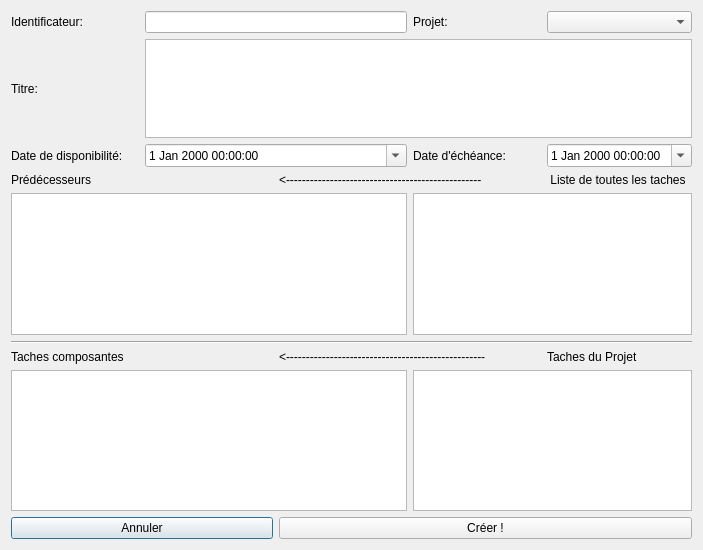
<?xml version="1.0" encoding="UTF-8"?>
<ui version="4.0">
 <class>ajouterTacheComposite</class>
 <widget class="QDialog" name="ajouterTacheComposite">
  <property name="geometry">
   <rect>
    <x>0</x>
    <y>0</y>
    <width>703</width>
    <height>550</height>
   </rect>
  </property>
  <property name="windowTitle">
   <string>Dialog</string>
  </property>
  <layout class="QGridLayout" name="gridLayout">
   <item row="6" column="0" colspan="5">
    <widget class="Line" name="line">
     <property name="orientation">
      <enum>Qt::Horizontal</enum>
     </property>
    </widget>
   </item>
   <item row="7" column="4">
    <widget class="QLabel" name="label_9">
     <property name="text">
      <string>Taches du Projet</string>
     </property>
    </widget>
   </item>
   <item row="0" column="0">
    <widget class="QLabel" name="label">
     <property name="text">
      <string>Identificateur:</string>
     </property>
    </widget>
   </item>
   <item row="1" column="0">
    <widget class="QLabel" name="label_2">
     <property name="text">
      <string>Titre:</string>
     </property>
    </widget>
   </item>
   <item row="2" column="0">
    <widget class="QLabel" name="label_3">
     <property name="text">
      <string>Date de disponibilité:</string>
     </property>
    </widget>
   </item>
   <item row="9" column="0" colspan="2">
    <widget class="QPushButton" name="annuler">
     <property name="text">
      <string>Annuler</string>
     </property>
    </widget>
   </item>
   <item row="8" column="0" colspan="3">
    <widget class="QListWidget" name="composants">
     <property name="editTriggers">
      <set>QAbstractItemView::NoEditTriggers</set>
     </property>
     <property name="dragEnabled">
      <bool>true</bool>
     </property>
     <property name="dragDropOverwriteMode">
      <bool>true</bool>
     </property>
     <property name="dragDropMode">
      <enum>QAbstractItemView::DragDrop</enum>
     </property>
     <property name="defaultDropAction">
      <enum>Qt::MoveAction</enum>
     </property>
     <property name="alternatingRowColors">
      <bool>true</bool>
     </property>
    </widget>
   </item>
   <item row="9" column="2" colspan="3">
    <widget class="QPushButton" name="pushButton">
     <property name="text">
      <string>Créer !</string>
     </property>
    </widget>
   </item>
   <item row="0" column="4">
    <widget class="QComboBox" name="projet"/>
   </item>
   <item row="0" column="1" colspan="2">
    <widget class="QLineEdit" name="identificateur"/>
   </item>
   <item row="1" column="1" colspan="4">
    <widget class="QTextEdit" name="titre">
     <property name="maximumSize">
      <size>
       <width>16777215</width>
       <height>150</height>
      </size>
     </property>
     <property name="autoFillBackground">
      <bool>false</bool>
     </property>
    </widget>
   </item>
   <item row="2" column="1" colspan="2">
    <widget class="QDateTimeEdit" name="dispo">
     <property name="calendarPopup">
      <bool>true</bool>
     </property>
    </widget>
   </item>
   <item row="2" column="3">
    <widget class="QLabel" name="labelech">
     <property name="text">
      <string>Date d'échéance:</string>
     </property>
    </widget>
   </item>
   <item row="0" column="3">
    <widget class="QLabel" name="label_6">
     <property name="text">
      <string>Projet:</string>
     </property>
    </widget>
   </item>
   <item row="2" column="4">
    <widget class="QDateTimeEdit" name="echeance">
     <property name="calendarPopup">
      <bool>true</bool>
     </property>
    </widget>
   </item>
   <item row="7" column="0">
    <widget class="QLabel" name="label_5">
     <property name="text">
      <string>Taches composantes</string>
     </property>
    </widget>
   </item>
   <item row="3" column="0" colspan="2">
    <widget class="QLabel" name="label_7">
     <property name="text">
      <string>Prédécesseurs</string>
     </property>
    </widget>
   </item>
   <item row="7" column="2" colspan="2">
    <widget class="QLabel" name="label_10">
     <property name="text">
      <string>&lt;--------------------------------------------------</string>
     </property>
    </widget>
   </item>
   <item row="8" column="3" colspan="2">
    <widget class="QListWidget" name="liste_taches_projet">
     <property name="editTriggers">
      <set>QAbstractItemView::NoEditTriggers</set>
     </property>
     <property name="dragEnabled">
      <bool>true</bool>
     </property>
     <property name="dragDropOverwriteMode">
      <bool>true</bool>
     </property>
     <property name="dragDropMode">
      <enum>QAbstractItemView::DragDrop</enum>
     </property>
     <property name="defaultDropAction">
      <enum>Qt::MoveAction</enum>
     </property>
     <property name="alternatingRowColors">
      <bool>true</bool>
     </property>
    </widget>
   </item>
   <item row="5" column="3" colspan="2">
    <widget class="QListWidget" name="liste">
     <property name="editTriggers">
      <set>QAbstractItemView::NoEditTriggers</set>
     </property>
     <property name="dragEnabled">
      <bool>true</bool>
     </property>
     <property name="dragDropOverwriteMode">
      <bool>true</bool>
     </property>
     <property name="dragDropMode">
      <enum>QAbstractItemView::DragDrop</enum>
     </property>
     <property name="defaultDropAction">
      <enum>Qt::MoveAction</enum>
     </property>
     <property name="alternatingRowColors">
      <bool>true</bool>
     </property>
     <property name="sortingEnabled">
      <bool>true</bool>
     </property>
    </widget>
   </item>
   <item row="5" column="0" colspan="3">
    <widget class="QListWidget" name="pred">
     <property name="editTriggers">
      <set>QAbstractItemView::NoEditTriggers</set>
     </property>
     <property name="dragEnabled">
      <bool>true</bool>
     </property>
     <property name="dragDropOverwriteMode">
      <bool>true</bool>
     </property>
     <property name="dragDropMode">
      <enum>QAbstractItemView::DragDrop</enum>
     </property>
     <property name="defaultDropAction">
      <enum>Qt::MoveAction</enum>
     </property>
     <property name="alternatingRowColors">
      <bool>true</bool>
     </property>
    </widget>
   </item>
   <item row="3" column="4">
    <widget class="QLabel" name="label_4">
     <property name="text">
      <string> Liste de toutes les taches </string>
     </property>
    </widget>
   </item>
   <item row="3" column="2" colspan="2">
    <widget class="QLabel" name="label_8">
     <property name="text">
      <string>&lt;-------------------------------------------------</string>
     </property>
    </widget>
   </item>
  </layout>
 </widget>
 <resources/>
 <connections/>
</ui>
